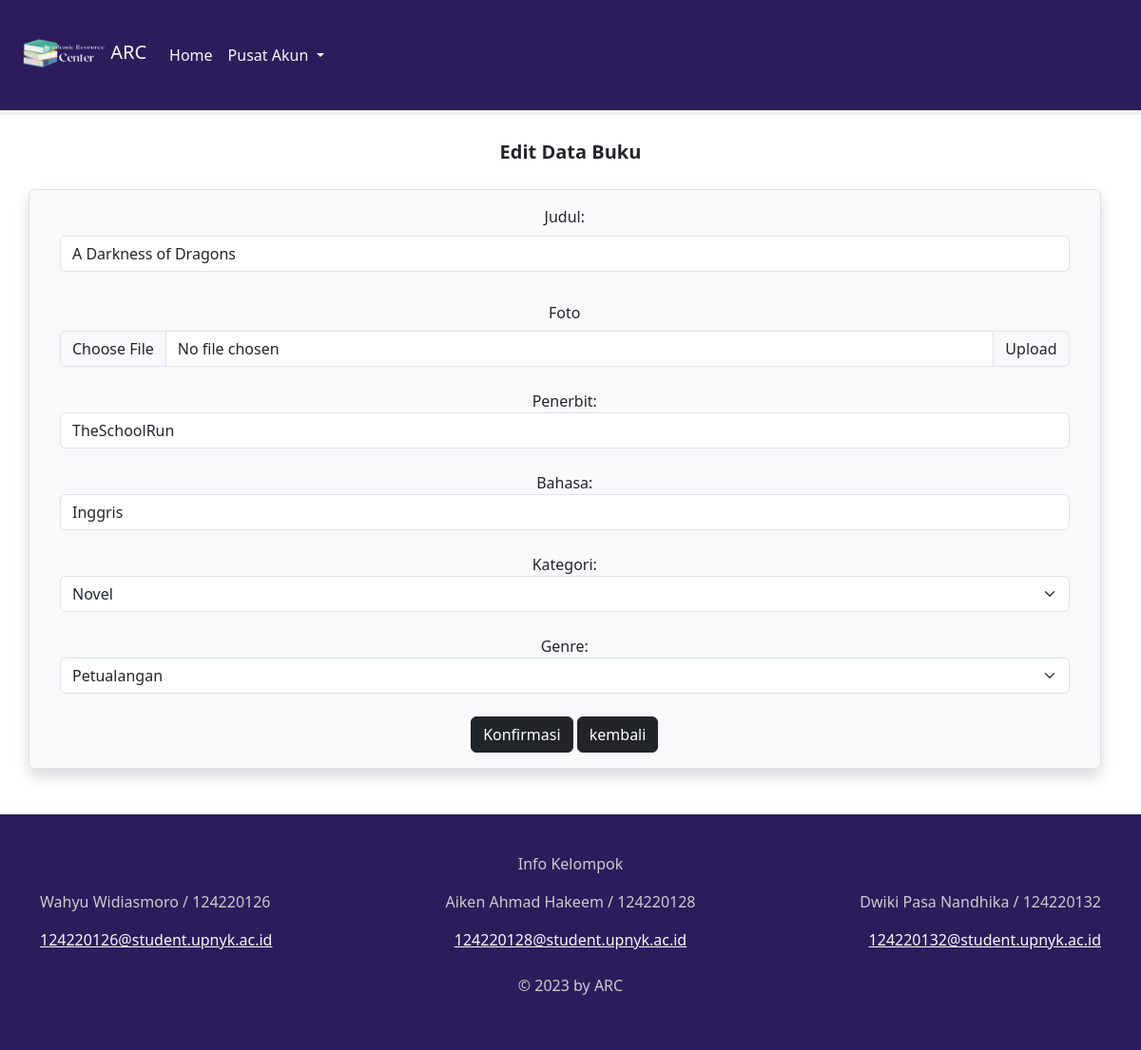
The page /edit.php?id_buku=29 (signed in) on the database its author committed.
### tables this page shows
CREATE TABLE `buku` (
  `id_buku` int(11) NOT NULL,
  `judul` varchar(50) NOT NULL,
  `foto` text NOT NULL,
  `penerbit` varchar(50) NOT NULL,
  `bahasa` varchar(50) NOT NULL,
  `id_kategori` varchar(11) NOT NULL,
  `id_genre` varchar(11) NOT NULL,
  `statuss` varchar(20) NOT NULL
);

### edit.php (the view, shortened to what this page needs)
<!DOCTYPE html>
<html>
<head>
    <link rel="stylesheet" type="text/css" href="custom.css">
    <link href="https://cdn.jsdelivr.net/npm/bootstrap@5.3.0-alpha3/dist/css/bootstrap.min.css" rel="stylesheet"
>
</head>
<body>
    <nav class="navbar navbar-expand-lg">
        <div class="container-fluid">
            <div>
                <img src="logo.png" width="100" height="100">
                <a class="navbar-brand text-light" href="#">ARC</a>
            </div>
            <div class="collapse navbar-collapse" id="navbarSupportedContent">
                <ul class="navbar-nav me-auto mb-2 mb-lg-0">
                    <li class="nav-item">
                        <a class="nav-link active text-light" aria-current="page" href="index.php">Home</a>
                    </li>
                    <li class="nav-item dropdown">
                        <a class="nav-link dropdown-toggle text-light" href="#" role="button" data-bs-toggle="dropdown"
                            aria-expanded="false">
                            Pusat Akun
                        </a>
                    </li>
                </ul>
            </div>
        </div>
    </nav>
    <div id="progress-bar">
    </div>
    <p class="my-4" style="text-align: center; font-size:20px"><b>Edit Data Buku</b>
    <div class="container text-center">
        <div class="row align-items-end">
            <div class="col border shadow p-3 mb-5 bg-body-tertiary rounded px-2">
                <div class="auto__item">
                    <div class="container px-4 text-center">
                        <?php
                        include 'koneksi.php';
                        $id_buku = $_GET['id_buku'];
                        $data = mysqli_query($connection, "SELECT * FROM buku WHERE id_buku='$id_buku'");
                        while ($hasil = mysqli_fetch_array($data)) {
                            ?>
                            <form method="POST" action="prosesedit.php" enctype="multipart/form-data">
                                <label for="judul" class="form-label">Judul:</label>
                                <input type="text" class="form-control" id="judul" name="judul"
                                    value="<?php echo $hasil['judul']; ?>"><br>
                                <label for="foto_buku" class="col-sm-2 col-form-label">Foto</label>
                                <div class="input-group">
                                    <input type="file" class="form-control" name="foto_buku" id="foto_buku"
                                        accept="image/*">
                                    <label class="input-group-text" for="inputGroupFile02">Upload</label>
                                </div><br>
                                <label for="penerbit">Penerbit:</label>
                                <input type="text" class="form-control" id="penerbit" name="penerbit"
                                    value="<?php echo $hasil['penerbit']; ?>"><br>
                                <label for="bahasa">Bahasa:</label>
                                <input type="text" class="form-control" id="bahasa" name="bahasa"
                                    value="<?php echo $hasil['bahasa']; ?>"><br>
                                <label for="kategori">Kategori:</label>
                                <div>
                                    <select required class="form-select" aria-label="Default select example" name="kategori"
                                        id="kategori">
                                        <option <?php if ($hasil['id_kategori'] == '1203') {
                                            echo "selected";
                                        } ?> value="1203">
                                            Novel</option>
                                    </select>
                                </div><br>
                                <label for="genre">Genre:</label>
                                <div>
                                    <select required class="form-select" aria-label="Default select example" name="genre"
                                        id="genre">
                                        <option <?php if ($hasil['id_genre'] == '1103') {
                                            echo "selected";
                                        } ?> value="1103">
                                            Petualangan</option>
                                    </select>
                                </div><br>
                                <center>
                                    <input type="submit" class="btn btn-dark" value="Konfirmasi">
                                    <a class="btn btn-dark " href="admin.php" role="button">kembali</a>
                                </center>
                            </form>
                        <?php } ?>
                    </div>
                </div>
            </div>
        </div>
    </div>
    <?php include 'footer.php' ?>
</body>
</html>

### custom.css (style rules this page uses)
.navbar { background-color: #2d1c5c; }
#progress-bar { width: 100%; height: 5px; background-color: #f0f0f0; }

### rows shown on the page
buku: judul "A Darkness of Dragons", penerbit "TheSchoolRun", bahasa "Inggris", kategori "Novel", genre "Petualangan"
